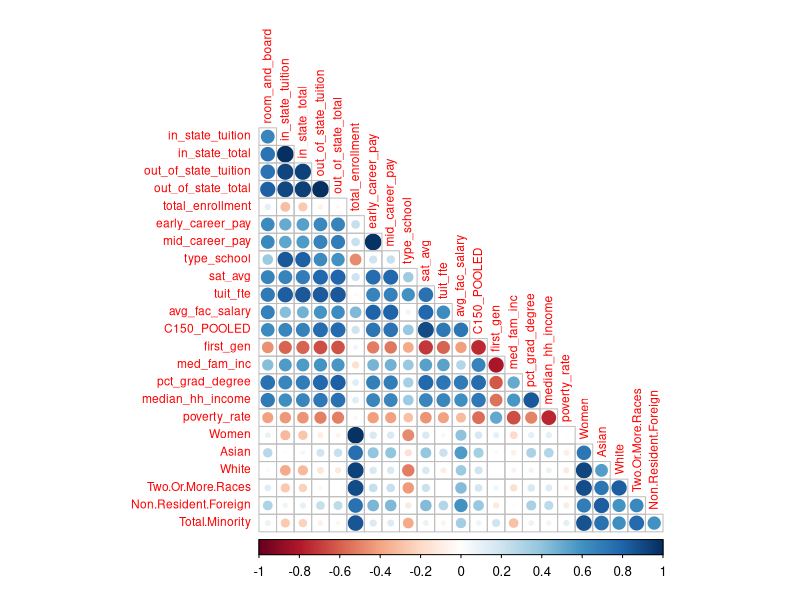
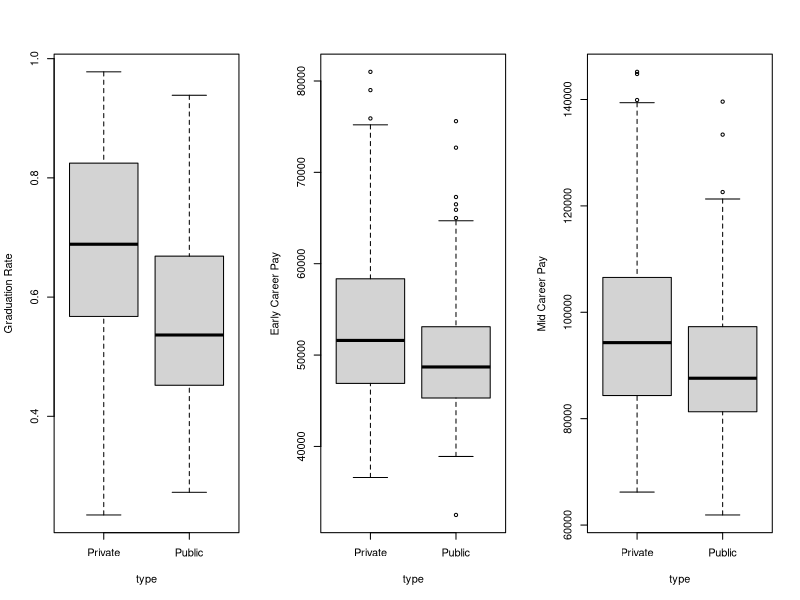
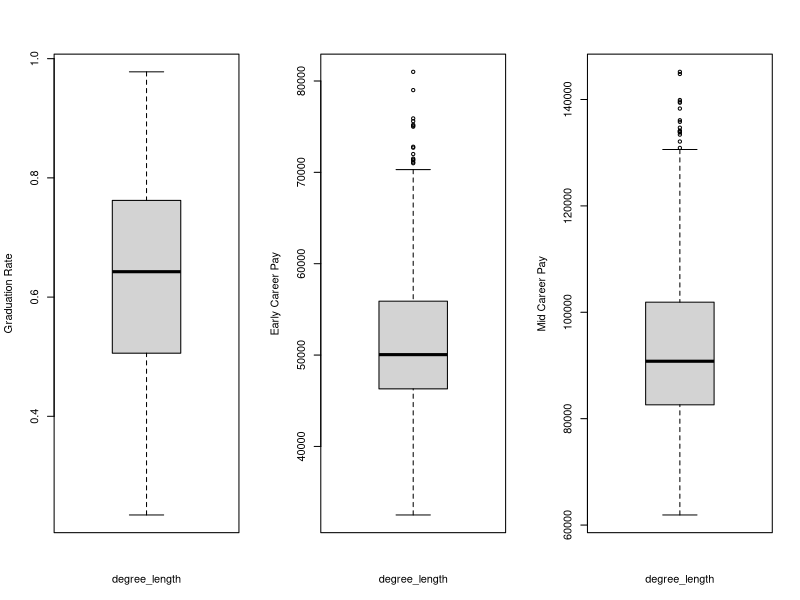
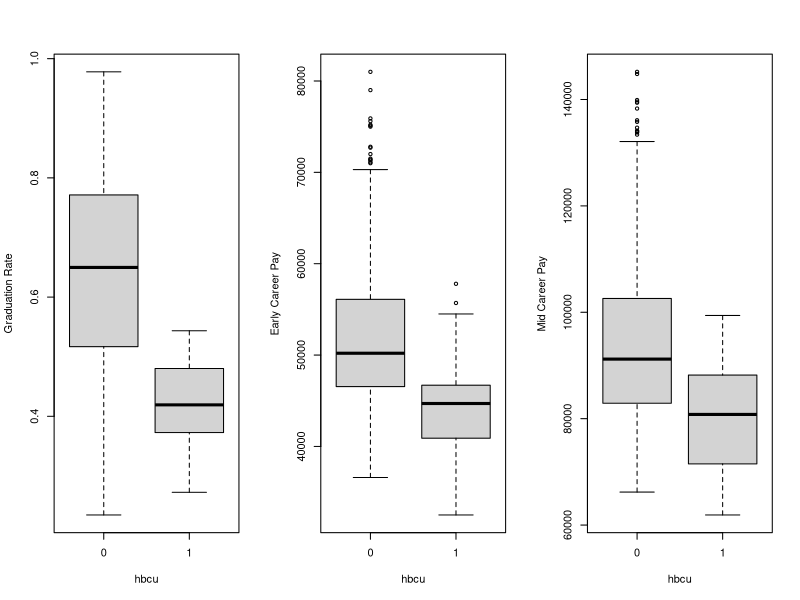
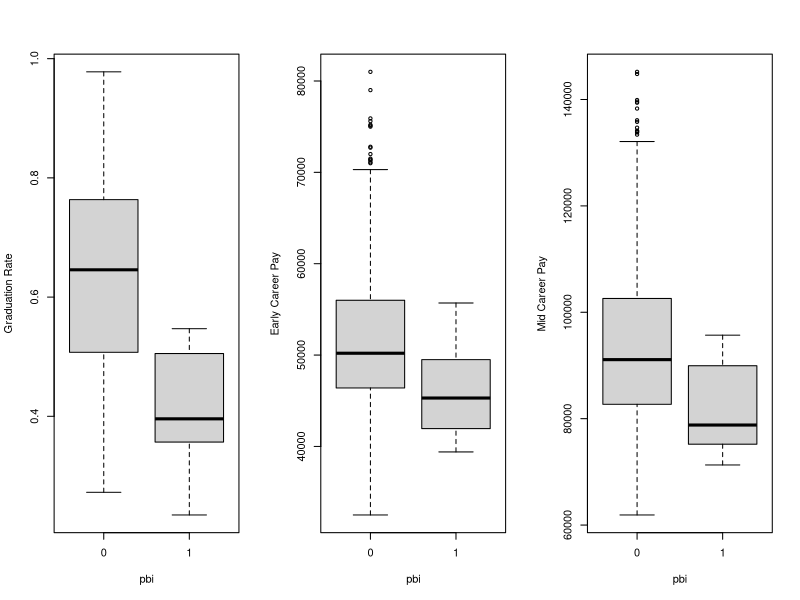
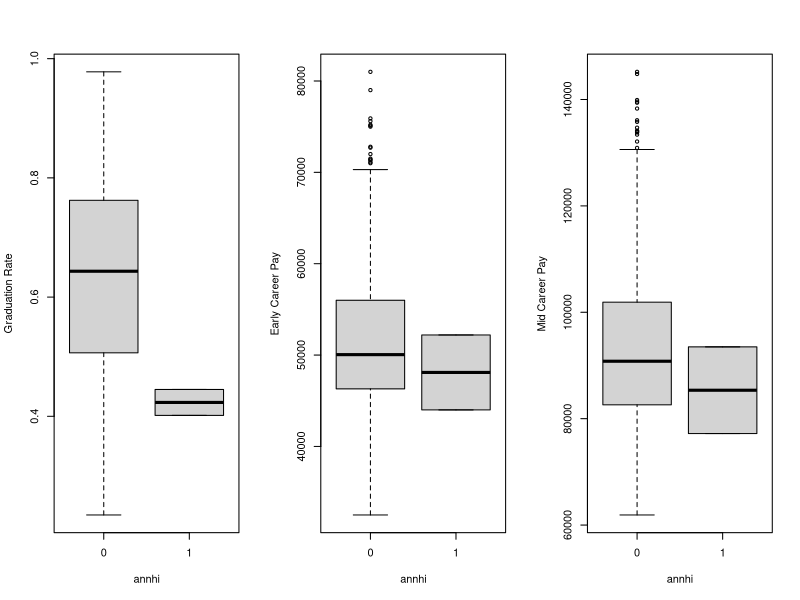
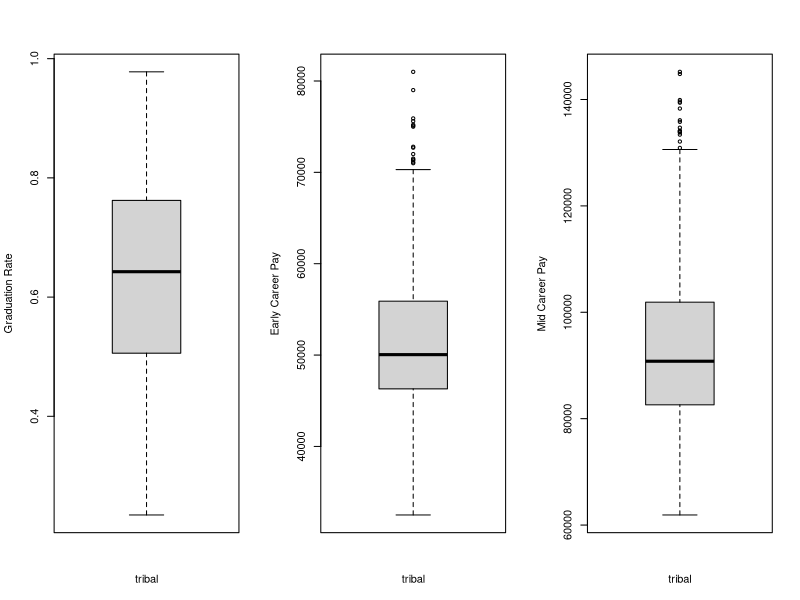
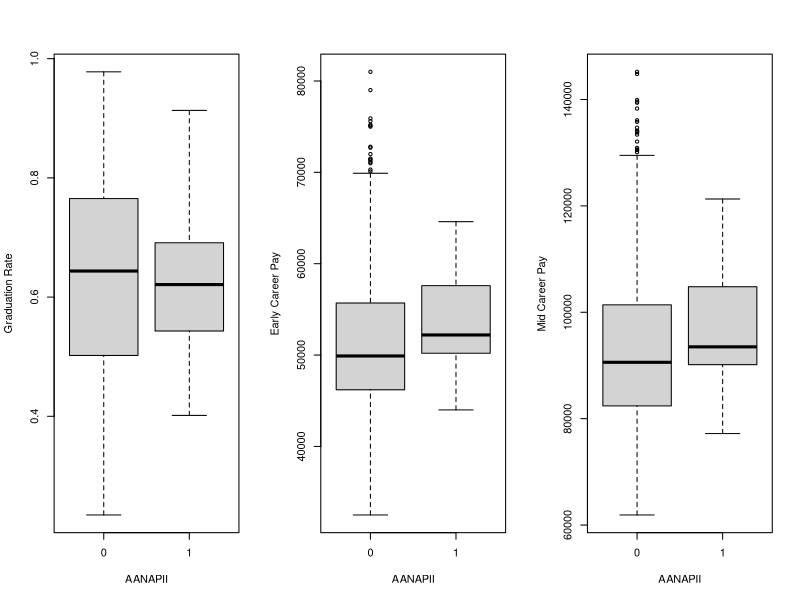

R code for these plots, in order:
## ---- chunk 1
require(corrplot)
require(tidyverse)
## ---- chunk 2
## Read in Data
college.data<-read.csv("data/college_data_cleaned.csv")
college.data<-college.data[,-ncol(college.data)]

## Categorical Data
college.data$type<-as.factor(college.data$type)
college.data$degree_length<-as.factor(college.data$degree_length)
college.data$hbcu<-as.factor(college.data$hbcu)
college.data$pbi<-as.factor(college.data$pbi)
college.data$annhi<-as.factor(college.data$annhi)
college.data$tribal<-as.factor(college.data$tribal)
college.data$AANAPII<-as.factor(college.data$AANAPII)
college.data$his<-as.factor(college.data$his)
college.data$nanti<-as.factor(college.data$nanti)
college.data$men_only<-as.factor(college.data$men_only)
college.data$women_only<-as.factor(college.data$women_only)
college.data$distance_only<-as.factor(college.data$distance_only)

## Numeric Data (NA warnings suppressed)
college.data$LOCALE<-as.numeric(college.data$LOCALE)
college.data$admission_rate<-as.numeric(college.data$admission_rate)
college.data$sat_avg<-as.numeric(college.data$sat_avg)
college.data$netprice_lowincome<-as.numeric(college.data$netprice_lowincome)
college.data$tuit_fte<-as.numeric(college.data$tuit_fte)
college.data$inexp_fte<-as.numeric(college.data$inexp_fte)
college.data$avg_fac_salary<-as.numeric(college.data$avg_fac_salary)
college.data$pct_ft_fac<-as.numeric(college.data$pct_ft_fac)
college.data$pct_pell<-as.numeric(college.data$pct_pell)
college.data$C150_POOLED<-as.numeric(college.data$C150_POOLED)
college.data$age_entry<-as.numeric(college.data$age_entry)
college.data$first_gen<-as.numeric(college.data$first_gen)
college.data$med_fam_inc<-as.numeric(college.data$med_fam_inc)
college.data$pct_grad_degree<-as.numeric(college.data$pct_grad_degree)
college.data$pct_domestic<-as.numeric(college.data$pct_domestic)
college.data$median_hh_income<-as.numeric(college.data$median_hh_income)
college.data$poverty_rate<-as.numeric(college.data$poverty_rate)
college.data$unemployment_rate<-as.numeric(college.data$unemployment_rate)
## ---- chunk 3
## Drop NA Rows
college.data.no_na<-na.omit(college.data)

## Get Percent per Category
category<-c("Women", "American.Indian...Alaska.Native", "Asian", "Black",
            "Hispanic", "Native.Hawaiian...Pacific.Islander", "White",
            "Two.Or.More.Races", "Unknown", "Non.Resident.Foreign", "Total.Minority")
for(i in category){
  string<-paste("prop", i, sep="")
  college.data.no_na[string]<-college.data.no_na[,i]/college.data.no_na$total_enrollment
}

## Correlation Matrix for Numeric Columns
college.class<-sapply(college.data, class)
college.unique<-sapply(college.data, function(x)length(unique(x)))
num.cols<-college.class%in%c("integer", "numeric")&college.unique>1
college.data.num<-college.data.no_na[,num.cols]
corr.mat<-cor(college.data.num)
cor.thresh<-0.7 # Used to limit displayed matrix cuz it's kinda big
corr.mat.extreme.row<-apply(corr.mat, 1, function(x)sum(abs(x)>cor.thresh))>2
corr.mat.extreme.col<-apply(corr.mat, 2, function(x)sum(abs(x)>cor.thresh))>2
corr.extreme<-corr.mat[corr.mat.extreme.row,corr.mat.extreme.col]
corrplot::corrplot(corr.extreme, diag=F, type="lower", tl.cex=0.72)
## ---- chunk 4
college.class<-sapply(college.data.no_na, class)
num.cols<-college.class%in%c("factor", "logical")
for(i in colnames(college.data.no_na)[num.cols]){
  par(mfrow=c(1, 3))
  boxplot(college.data.no_na$C150_POOLED~droplevels(college.data.no_na[,i]),
          xlab=i, ylab="Graduation Rate")
  boxplot(college.data.no_na$early_career_pay~droplevels(college.data.no_na[,i]),
          xlab=i, ylab="Early Career Pay")
  boxplot(college.data.no_na$mid_career_pay~droplevels(college.data.no_na[,i]),
          xlab=i, ylab="Mid Career Pay")
}
## ---- chunk 5
plot(college.data$early_career_pay, college.data$mid_career_pay)
